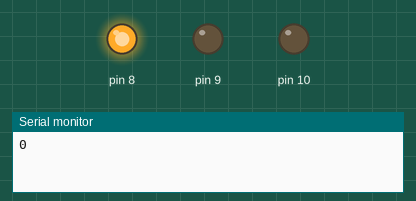
Recording of a sketch running on a simulated Arduino Uno, built with avr-gcc and run on an emulated ATmega328P. Shown: output pins drawn as LEDs (lit = HIGH), the last lines printed to the serial monitor. Random numbers use the default seed unless the sketch sets one.

Above: at 0.1 s.
At 20.1 s:
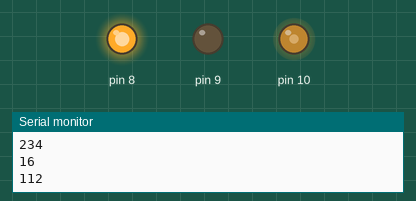
At 36.1 s:
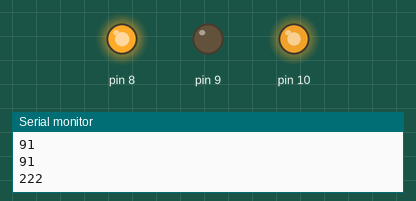
Timing chart, 0 to 37.6 s (numbered marks = the images above):
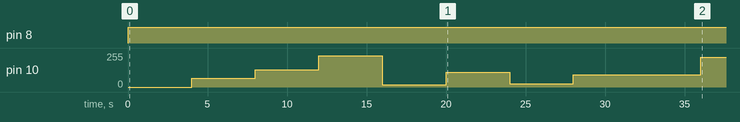

Measured:
- by itself, pin 8: LOW → HIGH at 0.00 s
- by itself, pin 10: 0/255 → 67/255 at 4.0 s, → 130/255 4.0 s later, → 234/255 4.0 s later, → 16/255 4.0 s later, … (8 changes in this stretch)

The sketch:

arduino_es2.ino
```cpp
void setup()
{
  //configurazione pin
  randomSeed(analogRead(A0));
  pinMode(10, OUTPUT);
  pinMode(8, OUTPUT);
  pinMode(9, OUTPUT);
  Serial.begin(9600);
}

void loop()
{
  digitalWrite(8, HIGH);
  digitalWrite(9, LOW);
  int r=random(0,256);
  analogWrite(10,r);
  Serial.println(r);
  delay(4000);
}
```
